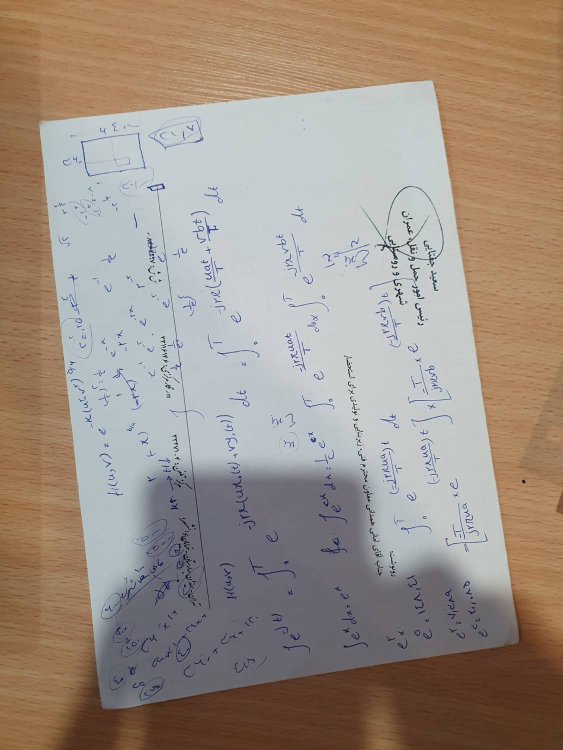
#> input picture images/form.jpg, 1125 x 1500 px (shown at 1/2 size); its folder holds only this picture in this run
$ python -i scanner.py   (imports and definitions only)
#> lines starting #> are read from the running program, lines starting #| are printed output that depends on the picture; after the words box and inside, x2 and y2 are one past the last pixel; in counts of white or black regions, pixels touching at a corner belong together

from pickletools import dis

import cv2
import numpy as np
import os
import matplotlib.pyplot as plt


class CamScanner:
    def __init__(self,target_height:int = 500):
        self.target_height = target_height
        self.ratio: float = 1.0

    def scan(self, image_path:str):
        img,resized_image = self.resize_image(image_path)
        #binary_image = self.adaptive_threshold(resize_image)
        edges = self.edge_detection(resized_image)
        corners = self.contour_finding(edges)
        if corners is None:
            raise ValueError("try a photo with higher contrast")
        final_img,order_corner = self.perspective_transformation(img,corners)
        enhanced_img = self.enhanced_image(final_img)
        return {
            'org_image':img,
            'final_image':final_img,
            'enhanced_image':enhanced_img,
            'corners_point':order_corner,
        }


    def resize_image(self,image_path:str):
#> called with image_path = '../images/form.jpg'
        image = cv2.imread(image_path)
#> image is the input picture: shape (1500, 1125, 3); mean B, G, R 133.7, 145, 158.4
        if image is None:
            raise FileNotFoundError(f"image not found at {image_path}")
        self.ratio = image.shape[0]/self.target_height
#> self.ratio = 3
        new_width = int(image.shape[1]/self.ratio)
#> new_width = 375
        resized_image = cv2.resize(image,(new_width,self.target_height))
        return image,resized_image

    def edge_detection(self,resized_image):
        kernel = np.ones((5,5),np.uint8)
        morph_image = cv2.morphologyEx(resized_image,cv2.MORPH_CLOSE,kernel,iterations=3)
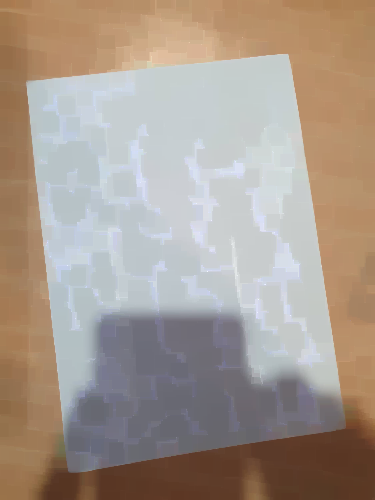
#> morph_image: shape (500, 375, 3); mean B, G, R 142.7, 153.6, 167
        morph_image_gray = cv2.cvtColor(morph_image,cv2.COLOR_BGR2GRAY)
        clahe1 = cv2.createCLAHE(clipLimit=2.0,tileGridSize=(8,8))
        morph_image_gray = clahe1.apply(morph_image_gray)
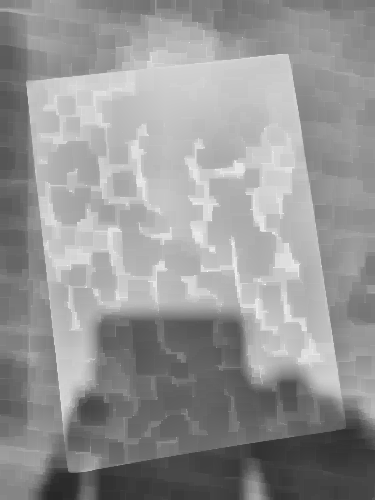
#> morph_image_gray: shape (500, 375); min 39, max 251, mean 149.2
        morph_image_blurred = cv2.GaussianBlur(morph_image_gray,(5,5),0)
        edge_image = cv2.Canny(morph_image_blurred,50,120)
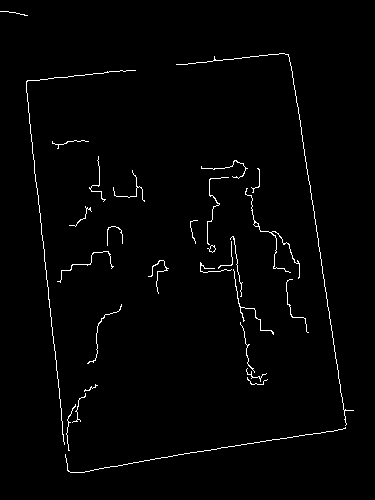
#> edge_image: shape (500, 375); 1.6% white in thin lines or dots, all inside (x1, y1, x2, y2) = (0, 11, 354, 473)
        kernel2 = cv2.getStructuringElement(cv2.MORPH_RECT,(9,9))
        edge_image = cv2.dilate(edge_image,kernel2,iterations=1)
#> edge_image: shape (500, 375); 15.3% white; 11 white regions, largest, box (x1, y1, x2, y2) and area: (22, 49, 358, 477) 15351, (196, 232, 278, 389) 3369, (241, 164, 313, 337) 3001
        edge_image = cv2.morphologyEx(edge_image,cv2.MORPH_CLOSE,kernel2,iterations=3)
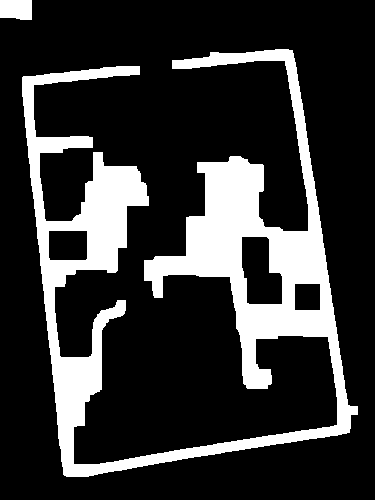
#> edge_image: shape (500, 375); 20.7% white; 2 white regions
        return edge_image

    # [5 lines of commented-out code are left out]

    def contour_finding(self,processed_image):
        global display_image
        contours,_ = cv2.findContours(processed_image,cv2.RETR_EXTERNAL,cv2.CHAIN_APPROX_SIMPLE)
#> contours = 2 contours; box (x1, y1, x2, y2) and area: (22, 49, 358, 477) 40032, (0, 0, 32, 20) 554
        contours = sorted(contours,key=cv2.contourArea,reverse=True)
        display_image = cv2.cvtColor(processed_image, cv2.COLOR_GRAY2BGR)
#> display_image: shape (500, 375, 3); 20.7% white; 2 white regions, box (x1, y1, x2, y2) and area: (22, 49, 358, 477) 38133, (0, 0, 32, 20) 604
        for contour in contours:
            if cv2.contourArea(contour)>processed_image.shape[0]*processed_image.shape[1]*0.2:
                hull = cv2.convexHull(contour)
                hull_perimeter = cv2.arcLength(hull,True)
                cv2.drawContours(display_image,[hull],-1,(250,0,250),2)
                for epsilon in [0.01,0.02,0.03,0.04,0.06,0.08]:
                    approx = cv2.approxPolyDP(hull,epsilon*hull_perimeter,True)
                    if len(approx)==4:
                        cv2.drawContours(display_image,[approx],-1,(0,250,0),3)
                        return approx.reshape(4,2).astype("float32")
#> this loop made 1 pass
#> hull_perimeter on pass 1: 1351.4
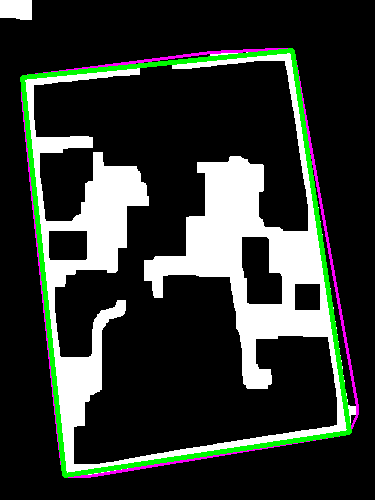
#> display_image: shape (500, 375, 3); mean B, G, R 48.2, 53.7, 48.2
#> in scan, `corners = self.contour_finding(edges)`: corners = [[292, 50], [349, 432], [64, 475], [22, 77]]
        return None

    def perspective_transformation(self,original_image,corners):
        if corners is None:
            return None
        order_corners = self.order_points(corners)*self.ratio
#> in order_points, `s = pts.sum(axis=1)`: s = [342, 781, 539, 99]
#> in order_points, `diff = np.diff(pts,axis=1)`: diff = [-242, 83, 411, 55]
#> order_corners = [[66, 231], [876, 150], [1047, 1296], [192, 1425]]
        (tl,tr,br,bl) = order_corners
#> tl = [66, 231]; tr = [876, 150]; br = [1047, 1296]; bl = [192, 1425]
        widthA = np.sqrt(((tl[0]-tr[0])**2)+((tl[1]-tr[1])**2))
#> widthA = 814
        widthB = np.sqrt(((bl[0]-br[0])**2)+((bl[1]-br[1])**2))
#> widthB = 864.7
        max_width = max(int(widthA),int(widthB))
#> max_width = 864
        heightA = np.sqrt(((tl[0]-bl[0])**2)+((tl[1]-bl[1])**2))
#> heightA = 1200.6
        heightB = np.sqrt(((tr[0]-br[0])**2)+((tr[1]-br[1])**2))
#> heightB = 1158.7
        max_height = max(int(heightA),int(heightB))
#> max_height = 1200
        destination_corners = np.array([[0,0],
                                        [max_width,0],
                                        [max_width,max_height],
                                        [0,max_height]],dtype='float32')
#> destination_corners = [[0, 0], [864, 0], [864, 1200], [0, 1200]]
        destination_corners2 = np.array([[20,20],
                                        [max_width-20,20],
                                        [max_width-20,max_height-20],
                                        [20,max_height-20]],dtype='float32')
#> destination_corners2 = [[20, 20], [844, 20], [844, 1180], [20, 1180]]

        M = cv2.getPerspectiveTransform(order_corners,destination_corners)
#> M = [[1.03, -0.109, -42.9], [0.107, 1.07, -254], [-3.66e-05, 5.76e-05, 1]]
        final_image = cv2.warpPerspective(original_image,M,(max_width,max_height))
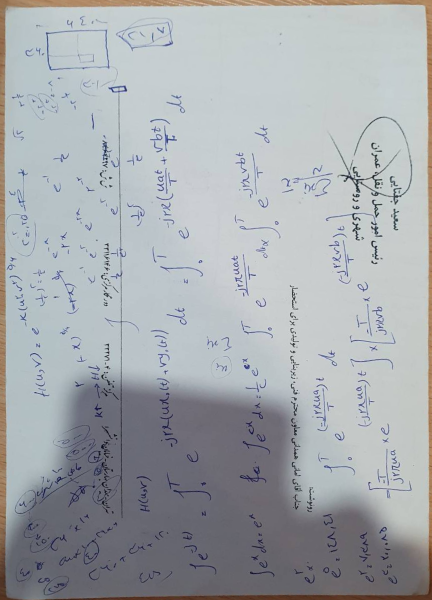
#> final_image: shape (1200, 864, 3) (shown at 1/2 size); mean B, G, R 173.9, 170.1, 166
#> in scan, `final_img,order_corner = self.perspective_transformation(img,corners)`: order_corner = [[20, 20], [844, 20], [844, 1180], [20, 1180]]
        return final_image,destination_corners2

    def enhanced_image(self,final_image):
        if final_image is None:
            return None
        gray1 = cv2.cvtColor(final_image,cv2.COLOR_BGR2GRAY)
        #NlMeans_denoising = cv2.fastNlMeansDenoising(gray1, h=10,templateWindowSize=7,searchWindowSize=21)
        blurred_bilateral = cv2.bilateralFilter(gray1,1,75,75)
        enhanced = cv2.adaptiveThreshold(blurred_bilateral,255,cv2.ADAPTIVE_THRESH_GAUSSIAN_C,cv2.THRESH_BINARY,7,7)
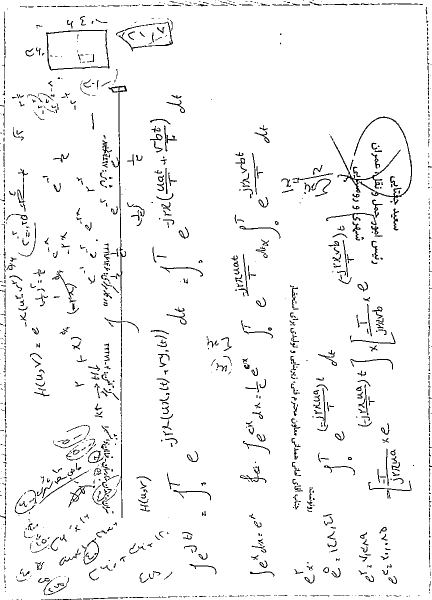
#> enhanced: shape (1200, 864) (shown at 1/2 size); 95.8% white; black in thin lines or dots
        kernel = cv2.getStructuringElement(cv2.MORPH_RECT, (1,1))
#> kernel = [1]
        enhanced = cv2.morphologyEx(enhanced,cv2.MORPH_OPEN,kernel,iterations=1)
        return enhanced

    @staticmethod
    def order_points(pts):
        rect = np.zeros((4,2),dtype='float32')
        s = pts.sum(axis=1)
        rect[0]=pts[np.argmin(s)]
        rect[2]=pts[np.argmax(s)]
        diff = np.diff(pts,axis=1)
        rect[1]=pts[np.argmin(diff)]
        rect[3]=pts[np.argmax(diff)]
        return rect

>>> result = CamScanner().scan('../images/form.jpg')
#> result = 4 items
